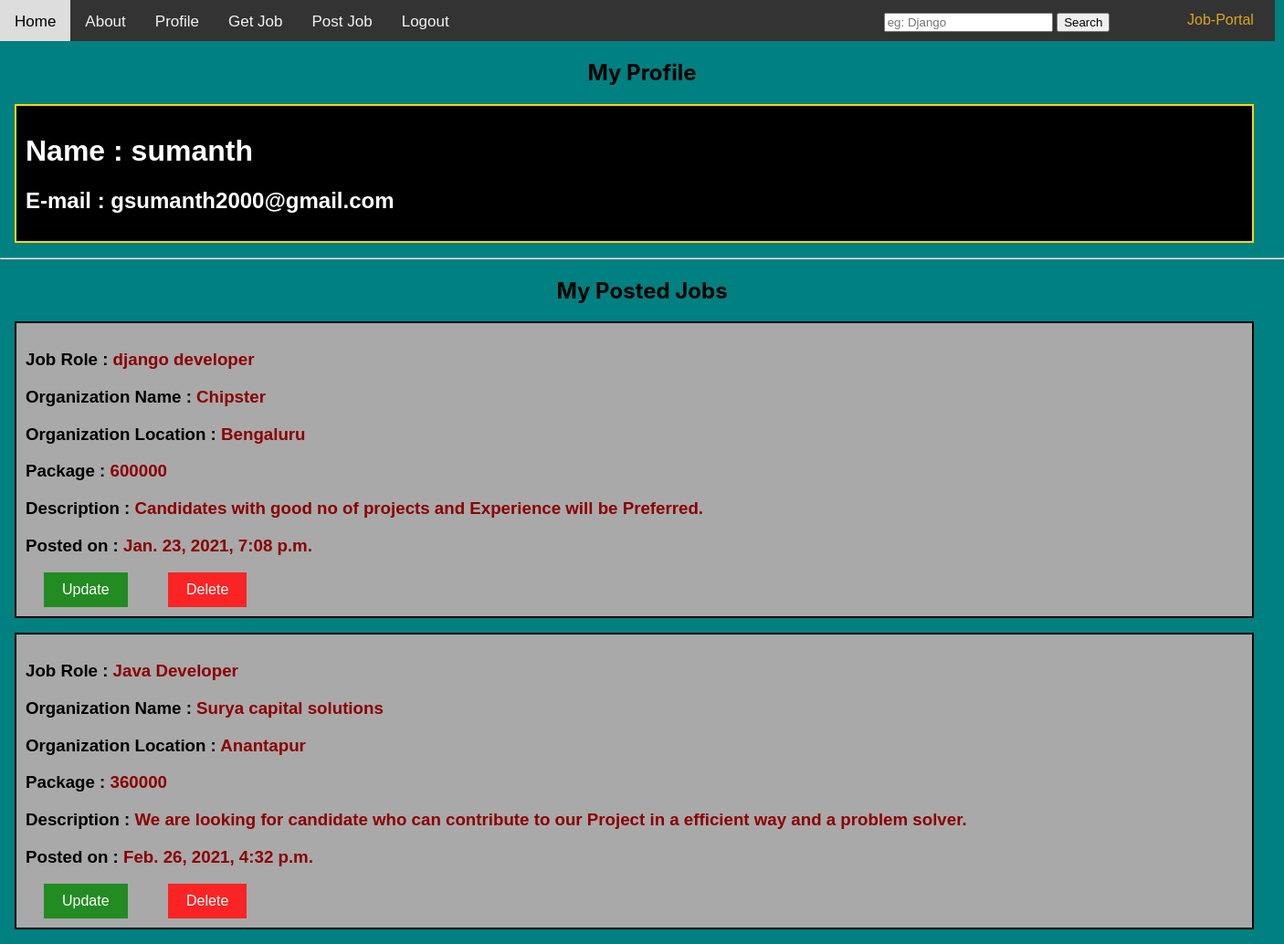
The app's page /profile (signed in) with its own data.
### main/models.py (models this page shows, shortened)
class postjob(models.Model):
    jobposter = models.ForeignKey(User, on_delete=models.CASCADE)
    location = models.CharField(max_length=50,default=None)
    jobname = models.CharField(max_length=100)
    companyname = models.CharField(max_length=50)
    package = models.IntegerField()
    description = models.CharField(max_length=250,default=None)
    date_posted = models.DateTimeField(default=timezone.now)

### main/views.py (the view)
# urls.py: path('profile',views.profile,name='profile'),
@login_required(login_url= 'login')
def profile(request):
    form = postjob.objects.filter(jobposter=request.user)
    context = {
        'form' : form
    }
    return render(request, 'main/profile.html',context)

### main/templates/main/profile.html (shortened to what this page needs)
{% load static %}
<!DOCTYPE html>
<html lang="en">
<head>
    <link rel="stylesheet" href="{% static 'css/profile.css' %}">
</head>
<body style="background-color: teal; overflow-x:hidden;">
    {% include 'main/navbar.html' %}
    {% block content %}
    <h2 style="font-family:-apple-system, BlinkMacSystemFont, 'Segoe UI', Roboto, Oxygen, Ubuntu, Cantarell, 'Open Sans', 'Helvetica Neue', sans-serif; text-align:center">My Profile</h2>
    <div id="desp">
        {% if user.is_authenticated %}
        <h1>Name : {{user.username}}</h1>
        <h2>E-mail : {{user.email}}</h2>
        {% endif %}
    </div>
    <hr>
    {% endblock %}
    <h2 style="font-family: -apple-system, BlinkMacSystemFont, 'Segoe UI', Roboto, Oxygen, Ubuntu, Cantarell, 'Open Sans', 'Helvetica Neue', sans-serif; text-align:center">My Posted Jobs</h2>
    {% if not form %}
        <h1>Looks like You have not posted any Job.</h1>
    {% else %}
        {% for f in form %}
            <div id="des">
                <h3>Job Role : <strong style="color:darkred;">   {{f.jobname}}</strong></h3>
                <h3>Organization Name : <strong style="color:darkred;">{{f.companyname}}</strong></h3>
                <h3>Organization Location : <strong style="color:darkred;">{{f.location}}</strong></h3>
                <h3>Package : <strong style="color:darkred;">{{f.package}}</strong> </h3>
                <h3>Description : <strong style="color:darkred;">{{f.description}}</strong> </h3>
                <h3>Posted on : <strong style="color:darkred;">{{f.date_posted}}</strong> </h3>
                <a class="greenb" href="{% url 'update' f.id %}">Update</a>
                <a class="redb"   href="{% url 'delete' f.id %}">  Delete</a>
            </div>
        {% endfor %}
    {% endif %}
</body>
</html>

### main/templates/main/navbar.html (shortened to what this page needs)
{% load static %}
<!DOCTYPE html>
<html lang="en">
<head>
    <link rel="stylesheet" href="{% static 'css/navbar.css' %}">
</head>
<body>
    <div class="topnav">
        <a title="Home" href="{% url 'home' %}">Home</a>
        <a title="About" href="{% url 'about' %}">About</a>
        <a title="Profile" href="{% url 'profile' %}">Profile</a>
        <a title="getjob" href="{% url 'getjobv' %}">Get Job</a>
        <a title="postjob" href="{% url 'postjobv' %}">Post Job</a>
        <a title="Logout" href="{% url 'logout' %}">Logout</a>
        <form method="POST" action="{% url 'search' %}">
            <input type="text" name="Search" style="margin-top: 14px; margin-left:460px;" placeholder="eg: Django" required/>
            <button>Search</button>
        </form>
        <p style="color:goldenrod; margin-top: -22px; margin-left: 1300px;">Job-Portal</p>
    </div>
</body>
</html>

### static/css/profile.css (style rules this page uses)
.greenb { background-color: forestgreen; color: white; border: 0px solid #4CAF50; padding: 10px 20px; text-align: center; text-decoration: none; display: inline-block; font-size: 16px; margin-left: 20px; }
.redb { background-color: rgb(250, 36, 36); color: white; border: 0px solid red; padding: 10px 20px; text-align: center; text-decoration: none; display: inline-block; font-size: 16px; margin-left: 40px; }
#desp { color: white; font-family:'Trebuchet MS', 'Lucida Sans Unicode', 'Lucida Grande', 'Lucida Sans', Arial, sans-serif; background-color:black; width: 1333px; border: 2px solid gold; padding: 10px; margin: 16px; }
#des { background-color:darkgray; width: 1333px; border: 2px solid black; padding: 10px; margin: 16px; }

### static/css/navbar.css (style rules this page uses)
body { margin: 0; font-family: Arial, Helvetica, sans-serif; }
.topnav { overflow: hidden; background-color: #333; height: 45px; width: 1396px; }
.topnav a { float: left; color: #f2f2f2; text-align: center; padding: 14px 16px; text-decoration: none; font-size: 17px; }

### records on screen
postjob: jobname "django developer", companyname "Chipster", location "Bengaluru", package "600000", description "Candidates with good no of projects and Experience will be Preferred.", date_posted "Jan. 23, 2021, 7:08 p.m."
postjob: jobname "Java Developer", companyname "Surya capital solutions", location "Anantapur", package "360000", description "We are looking for candidate who can contribute to our Project in a efficient way and a problem solver.", date_posted "Feb. 26, 2021, 4:32 p.m."

### other values on screen
{{ user.username }} "sumanth"
{{ user.email }} "gsumanth2000@gmail.com"
